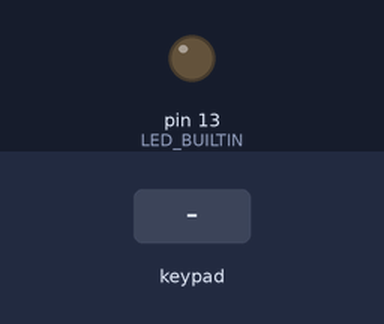
This sketch was run on a simulated Arduino Leonardo, built with avr-gcc and run on an emulated ATmega32U4. Parts: output pins drawn as LEDs (lit = HIGH). Wiring (inferred from the signals the program sends): 2×4 keypad: rows pin 6, pin 7; columns pin 8, pin 10, pin 11, pin 12. The test bench sets the inputs (shaded band). What the sketch prints to the serial monitor is not drawn.

Above: at 1.2 s.
1.3 s: key 'A' pressed
At 1.38 s:
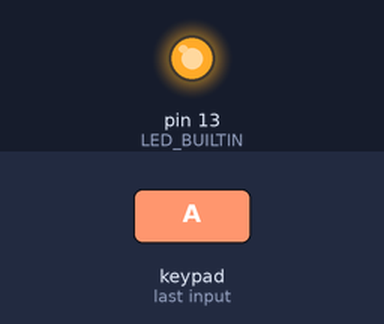
Timing chart, 0 to 4.3 s (numbered marks = the images above; inputs shaded):
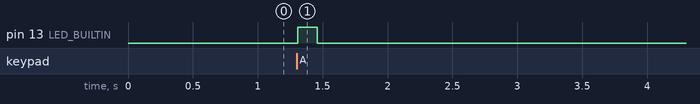

The sketch:

MacroKeyboard.ino
```cpp
//TESTING BED
#include <Keyboard.h>

bool cmdCalled { false };
const int r[2] { 6 , 7 };
const int c[4] { 8,10,11,12 };
const int rC { 2 };
const int cC { 4 };


char ctrlKey { KEY_LEFT_CTRL };
char altKey { KEY_LEFT_ALT };
char shiftKey { KEY_LEFT_SHIFT };

//const char keys[2][4] = {{'a' , 'd', 'c', 'b' } , {'e' , 'h', 'g', 'f'}};
const int keys[2][4] = {{194,197,196,195 } , {198,201,200,199}};

void setup() {
  Serial.begin(9600);
  Serial.println("Setting inputs ");
  for (int i { 0 } ; i <  rC; i++ ) {
    pinMode(r[i] , INPUT);
    Serial.print("Pin: "); Serial.print(r[i]); Serial.print(" has been set to INPUT");
  }

  Serial.println("Setting pull ups ");
  for (int i { 0} ; i < cC; i++ ){
    pinMode(c[i] , INPUT_PULLUP);
    Serial.print("Pin: "); Serial.print(c[i]); Serial.print(" has been set to INPUT_PULLUP");
  }
  Serial.println();
  pinMode(LED_BUILTIN,OUTPUT);
}

void loop() {
  readKeys();
  delay(100);


}

void readKeys(){
  for (int i { 0 } ; i < cC; i ++ ){
    pinMode (c[i] ,OUTPUT);
    digitalWrite(c[i],LOW);

    for (int j { 0 } ; j < rC; j++ ){
        pinMode(r[j],INPUT_PULLUP);
        while (digitalRead(r[j]) == LOW){
          digitalWrite(LED_BUILTIN, HIGH);
          if (cmdCalled == false){
            Serial.print("Current Row: "); Serial.print(r[j]); Serial.print(" Current Column:  "); Serial.print(c[i]);Serial.println();
            keyboardOut(i,j);
            cmdCalled = true;
          }
        }
        digitalWrite(LED_BUILTIN, LOW);
        cmdCalled = false;
        pinMode(r[j], INPUT);
    }

    pinMode(c[i],INPUT);
  }

}


void keyboardOut(int rl, int cl) {
  Keyboard.press(ctrlKey);
  Keyboard.press(shiftKey);
  Keyboard.press(altKey);
  Keyboard.press(keys[cl][rl]);

  Keyboard.releaseAll();

}
```

Measured:
- after the input at 1.3 s, pin 13 (LED_BUILTIN): LOW → HIGH at once, → LOW 0.15 s later
